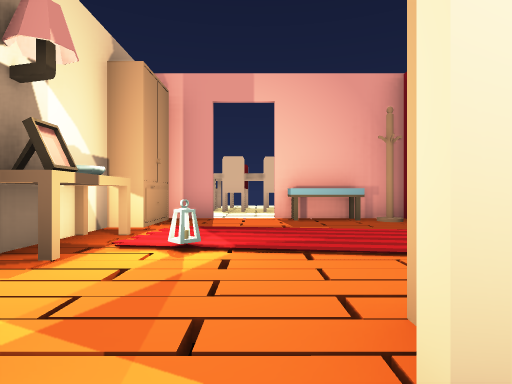
view 1 (above)

16 first-person views from a walk through a scene from a Unity 3-D project. The camera is 1.3 m above the floor, looks level and sees 80° across. Doors are open. The floor is counted in squares, 2 m on a side. Each view is taken from the middle of a square. On the plan, view 1 faces up. The plan holds only what a view shows up to about 10 squares ahead; the rest is blank. The player character is not drawn.

view 2
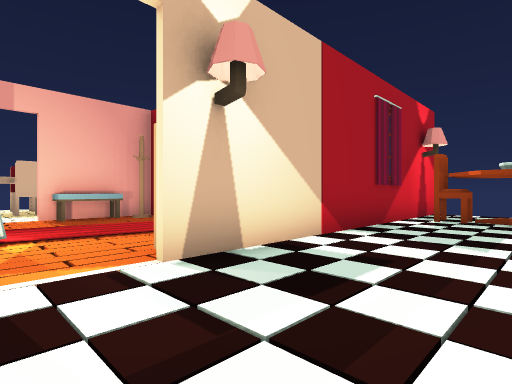

view 3
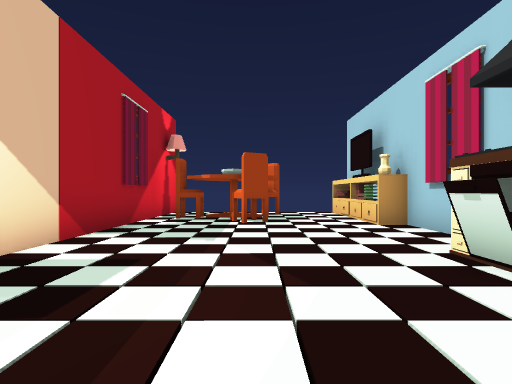

view 4
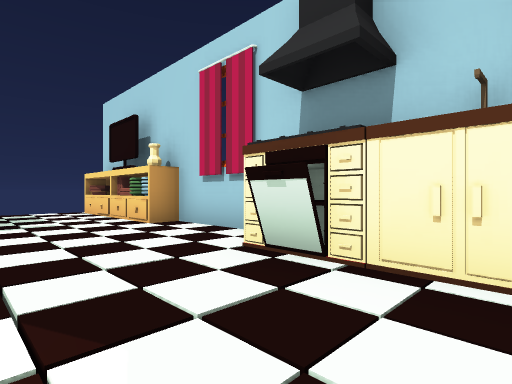

view 5
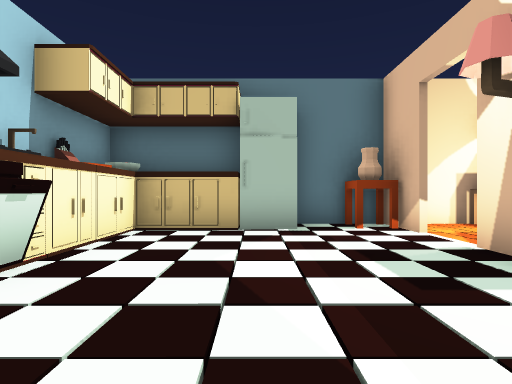

view 6
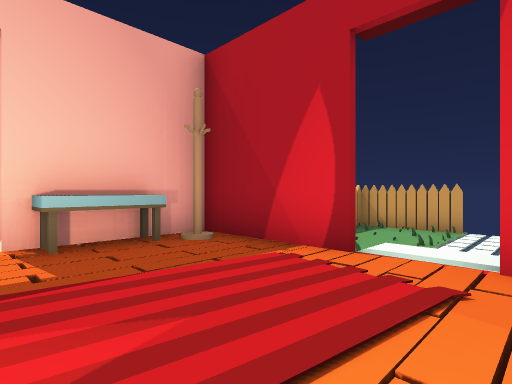

view 7
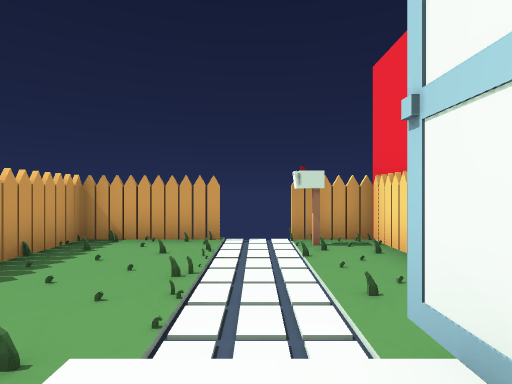

view 8
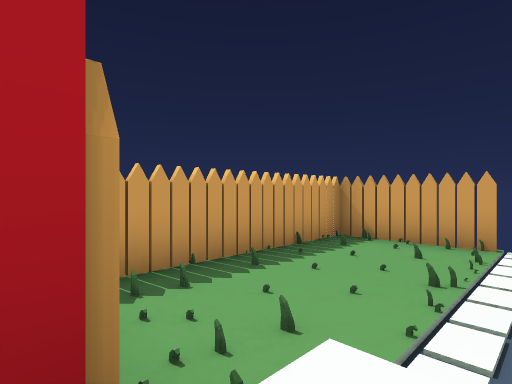

view 9
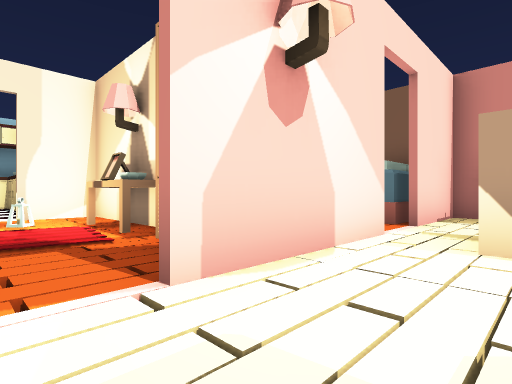

view 10
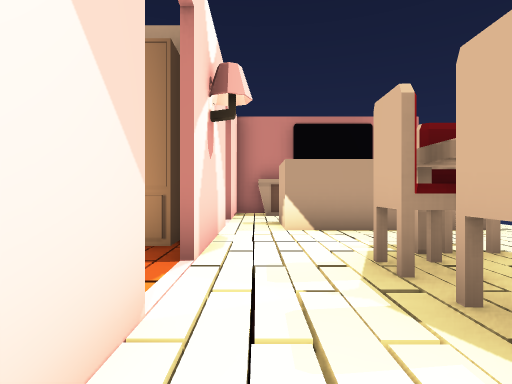

view 11
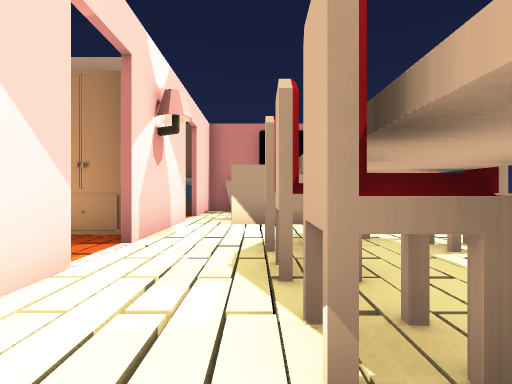

view 12
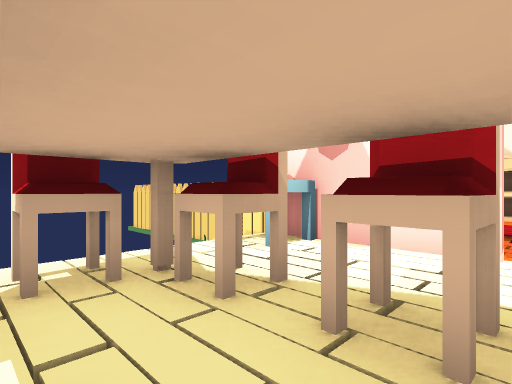

view 13
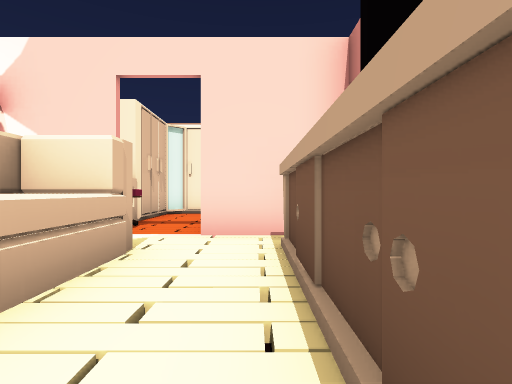

view 14
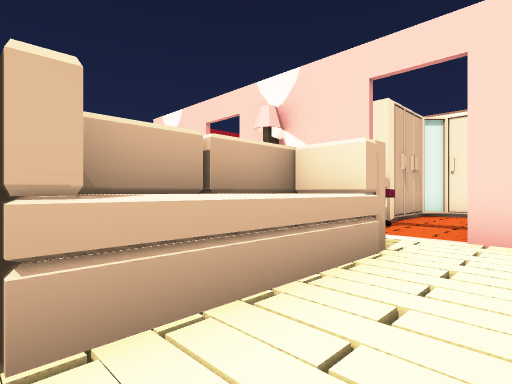

view 15
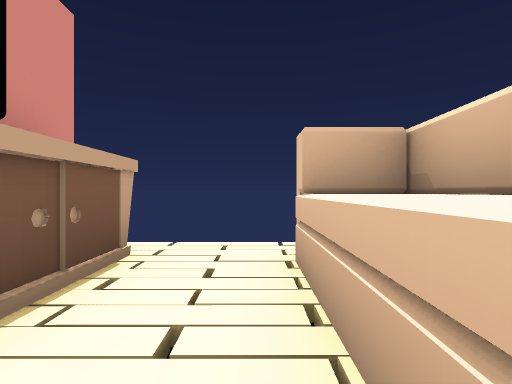

view 16
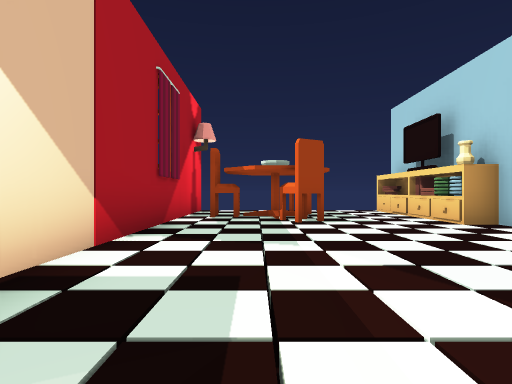

### Floor plan
Key: @ floor where view 1 was taken; # wall or solid block; . main floor; - floor 0.25 m lower than the main floor; _ floor 0.75 m lower than the main floor; / step, stairs or slope; D open door; = window, fence, low wall or low ledge; ^ raised ledge; W wardrobe; T table; R drawers; F fridge; M mailbox; A vase; O other object.
Columns run from 7 left of view 1 to 9 right of it. Each row starts with its distance up from view 1.
 11 #..#....
 10 #..^..#.###
  9 #..^..#-.##
  8 #..#...-#..
  7 #.DD...D..A######
  6 ##DD###DOO##____#
  5     #W....#_____#
  4     ##....#=____#
  3     #TO...-/____
  2     #.....##___M#
  1     ###DR########
  0      ##@......#
 -1      #.-......##
 -2      F.-.....#.#
 -3      #.-........
 -4      #####......
 -5          ########

Where each view was taken, in squares from view 1:
view 1: 0 up, 0 right, facing up
view 2: 2 down, 1 left, facing up-right
view 3: 2 down, 1 left, facing right
view 4: 2 down, 0 right, facing down-right
view 5: 2 down, 4 right, facing left
view 6: 2 up, 0 right, facing up-right
view 7: 3 up, 3 right, facing right
view 8: 3 up, 3 right, facing up-right
view 9: 8 up, 0 right, facing down-left
view 10: 7 up, 2 right, facing left
view 11: 8 up, 3 right, facing left
view 12: 10 up, 0 right, facing down-right
view 13: 11 up, 6 left, facing down
view 14: 11 up, 6 left, facing down-right
view 15: 8 up, 5 left, facing up
view 16: 1 down, 0 right, facing right
